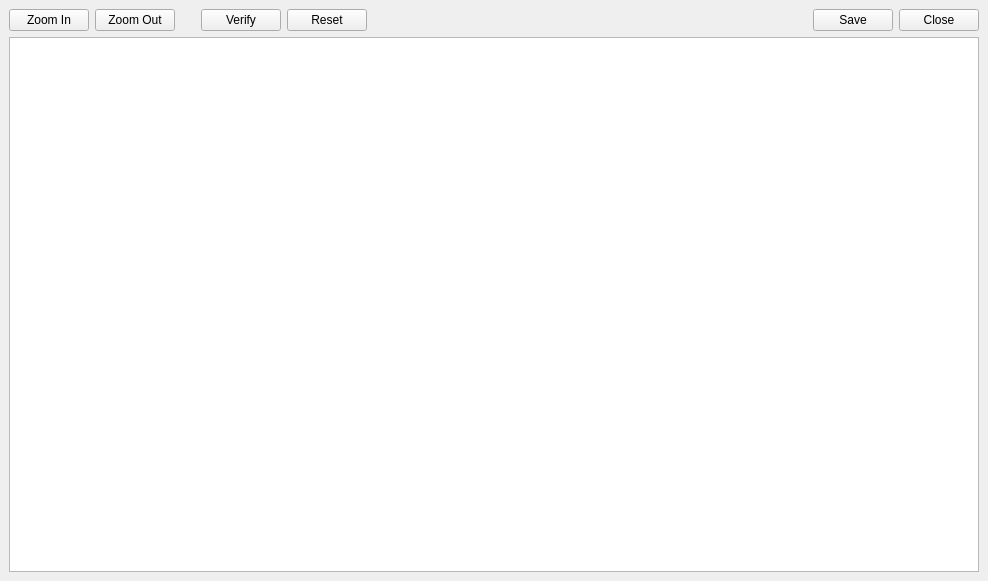
<?xml version="1.0" encoding="UTF-8"?>
<ui version="4.0">
 <class>RoisForm</class>
 <widget class="QMainWindow" name="RoisForm">
  <property name="windowModality">
   <enum>Qt::ApplicationModal</enum>
  </property>
  <property name="geometry">
   <rect>
    <x>0</x>
    <y>0</y>
    <width>988</width>
    <height>581</height>
   </rect>
  </property>
  <property name="windowTitle">
   <string>Specify ROI's</string>
  </property>
  <widget class="QWidget" name="centralwidget">
   <layout class="QGridLayout" name="gridLayout_2">
    <item row="0" column="0">
     <layout class="QHBoxLayout" name="roi_button_layout">
      <item>
       <widget class="QPushButton" name="zoomin_button">
        <property name="text">
         <string>Zoom In</string>
        </property>
       </widget>
      </item>
      <item>
       <widget class="QPushButton" name="zoomout_button">
        <property name="text">
         <string>Zoom Out</string>
        </property>
       </widget>
      </item>
      <item>
       <spacer name="horizontalSpacer_2">
        <property name="orientation">
         <enum>Qt::Horizontal</enum>
        </property>
        <property name="sizeType">
         <enum>QSizePolicy::Maximum</enum>
        </property>
        <property name="sizeHint" stdset="0">
         <size>
          <width>20</width>
          <height>20</height>
         </size>
        </property>
       </spacer>
      </item>
      <item>
       <widget class="QPushButton" name="verify_button">
        <property name="text">
         <string>Verify</string>
        </property>
       </widget>
      </item>
      <item>
       <widget class="QPushButton" name="reset_button">
        <property name="text">
         <string>Reset</string>
        </property>
       </widget>
      </item>
      <item>
       <spacer name="horizontalSpacer">
        <property name="orientation">
         <enum>Qt::Horizontal</enum>
        </property>
        <property name="sizeHint" stdset="0">
         <size>
          <width>40</width>
          <height>20</height>
         </size>
        </property>
       </spacer>
      </item>
      <item>
       <widget class="QPushButton" name="save_button">
        <property name="text">
         <string>Save</string>
        </property>
        <property name="autoExclusive">
         <bool>false</bool>
        </property>
       </widget>
      </item>
      <item>
       <widget class="QPushButton" name="close_button">
        <property name="text">
         <string>Close</string>
        </property>
        <property name="checkable">
         <bool>false</bool>
        </property>
        <property name="autoExclusive">
         <bool>false</bool>
        </property>
       </widget>
      </item>
     </layout>
    </item>
    <item row="1" column="0">
     <layout class="QGridLayout" name="gridLayout">
      <item row="0" column="0">
       <widget class="GraphicsLayoutWidget" name="roi_graphics_layout"/>
      </item>
     </layout>
    </item>
   </layout>
  </widget>
 </widget>
 <customwidgets>
  <customwidget>
   <class>GraphicsLayoutWidget</class>
   <extends>QGraphicsView</extends>
   <header location="global">pyqtgraph</header>
  </customwidget>
 </customwidgets>
 <resources/>
 <connections/>
</ui>
